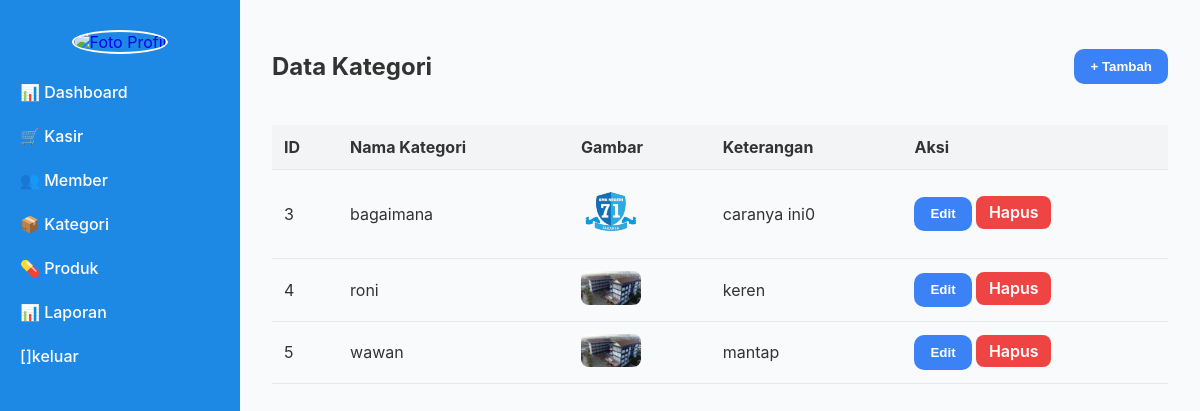
The page /super_admin/kategori.php on the database as committed earlier.
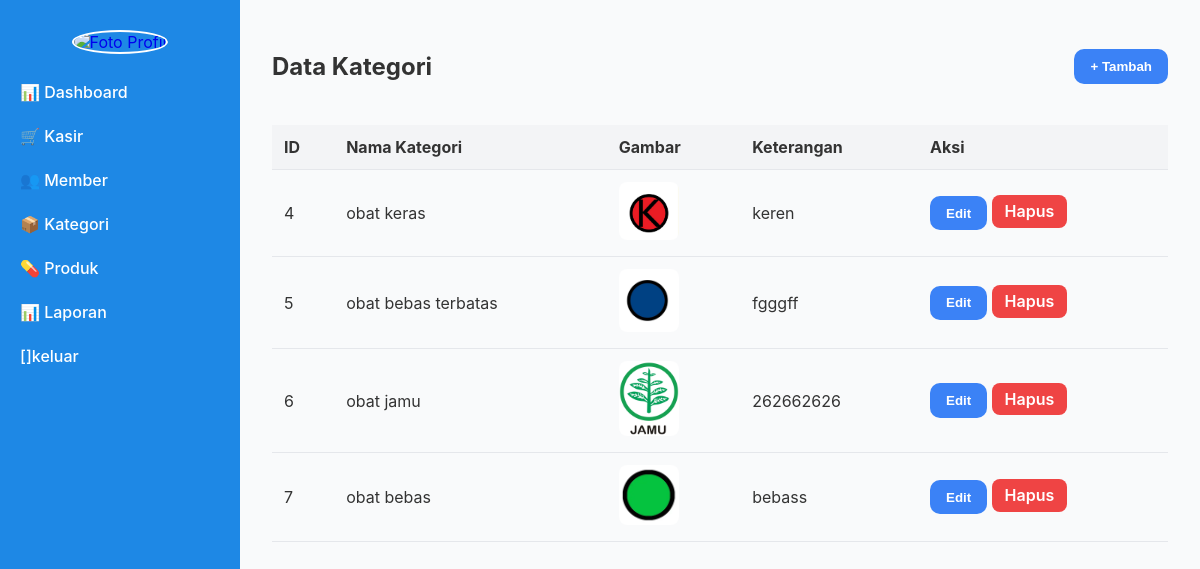
The same page on the database as committed later.
### tables this page shows
CREATE TABLE `kategori` (
  `id` int(11) NOT NULL,
  `nama_kategori` varchar(50) NOT NULL,
  `gambar` varchar(255) NOT NULL,
  `keterangan` text DEFAULT NULL
);

### super_admin/kategori.php (the view, shortened to what this page needs)
<?php
include_once 'sidebar_admin.php';
$conn = new mysqli("localhost", "root", "", "apotek1");
$result = $conn->query("SELECT * FROM kategori ORDER BY id ASC");
?>
<!DOCTYPE html>
<html lang="id">
<head>
</head>
<body>
<div class="container">
  <div class="header">
    <h2>Data Kategori</h2>
    <button class="btn-tambah" onclick="openModal()">+ Tambah</button>
  </div>
  <table>
    <thead>
      <tr>
        <th>ID</th>
        <th>Nama Kategori</th>
        <th>Gambar</th>
        <th>Keterangan</th>
        <th>Aksi</th>
      </tr>
    </thead>
    <tbody>
      <?php while($row = $result->fetch_assoc()): ?>
        <tr>
          <td><?= htmlspecialchars($row['id']) ?></td>
          <td><?= htmlspecialchars($row['nama_kategori']) ?></td>
          <td><img src="../<?= htmlspecialchars($row['gambar']) ?>" alt="Gambar" style="width:60px; border-radius: 8px;"></td>
          <td><?= htmlspecialchars($row['keterangan']) ?></td>
          <td>
            <button class="btn-tambah" onclick="editModal(
              '<?= $row['id'] ?>',
              '<?= htmlspecialchars($row['nama_kategori'], ENT_QUOTES) ?>',
              '<?= htmlspecialchars($row['keterangan'], ENT_QUOTES) ?>',
              '<?= isset($row['gambar']) ? htmlspecialchars($row['gambar'], ENT_QUOTES) : '' ?>'
            )">Edit</button>
            <a href="?hapus=<?= $row['id'] ?>" class="btn-hapus" onclick="return confirm('Yakin ingin menghapus kategori ini?')">Hapus</a>
          </td>
        </tr>
      <?php endwhile; ?>
    </tbody>
  </table>
</div>
</body>
</html>

### super_admin/sidebar_admin.php (shortened to what this page needs)
<?php
include '../config.php';
$username = $_SESSION['username'] ?? null;
$data_user = mysqli_fetch_assoc(mysqli_query($koneksi, "SELECT * FROM users WHERE username = '$username'"));
$foto_user = $data_user['gambar'] ?? 'default.jpg';
?>
<!DOCTYPE html>
<html lang="id">
<head>
</head>
<body>
    <div class="sidebar">
        <a href="profil.php" style="text-decoration: none;">
   <img src="../uploads/<?= htmlspecialchars($foto_user) ?>" alt="Foto Profil" style="
    width: 120px;
    height: 120px;
    object-fit: cover;
    border-radius: 50%;
    border: 2px solid white;
    cursor: pointer;
" />
</a>
        <ul>
            <li><a href="dashboard.php">📊 Dashboard</a></li>
            <li><a href="kasir.php">🛒 Kasir</a></li>
            <li><a href="member.php">👥 Member</a></li>
            <li><a href="kategori.php">📦 Kategori</a></li>
            <li><a href="produk.php">💊 Produk</a></li>
            <li><a href="laporan.php">📊 Laporan</a></li>
             <li><a href="../logout.php"> []keluar</a></li>
        </ul>
    </div>
</body>
</html>

### super_admin/sidebar_admin.php (style rules this page uses)
* { box-sizing: border-box; }
body { margin: 0; font-family: 'Segoe UI', sans-serif; background-color: #f1f3f5; color: #333; }
.sidebar { width: 240px; background-color: #1e88e5; height: 100vh; position: fixed; padding: 30px 0; display: flex; flex-direction: column; align-items: center; }
.sidebar ul { list-style: none; padding: 0; width: 100%; }
.sidebar ul li { width: 100%; }
.sidebar ul li a { display: block; color: white; text-decoration: none; padding: 12px 20px; font-weight: 500; transition: background-color 0.3s ease; width: 100%; }

### super_admin/kategori.php (style rules this page uses)
body { font-family: 'Inter', sans-serif; background: #f9fafb; margin: 0; display: flex; min-height: 100vh; }
.container { margin-left: 240px; padding: 2rem; flex-grow: 1; }
.header { display: flex; justify-content: space-between; align-items: center; margin-bottom: 1.5rem; }
.btn-tambah { background-color: #3b82f6; color: white; padding: 0.6rem 1rem; border: none; border-radius: 10px; font-weight: 600; cursor: pointer; text-decoration: none; }
table { width: 100%; border-collapse: collapse; }
th, td { text-align: left; padding: 0.75rem; border-bottom: 1px solid #e5e7eb; }
th { background-color: #f3f4f6; }
.btn-hapus { background-color: #ef4444; color: white; padding: 0.4rem 0.8rem; border: none; border-radius: 8px; text-decoration: none; font-weight: 600; cursor: pointer; }

Rows that differ between the two databases and show on the page:
removed kategori: id "3", nama_kategori "bagaimana", gambar (picture), keterangan "caranya ini0"
changed kategori "keren": nama_kategori "roni" → "obat keras"; gambar: a different picture
changed kategori id 5: nama_kategori "wawan" → "obat bebas terbatas"; gambar: a different picture; keterangan "mantap" → "fgggff"
added kategori: id "6", nama_kategori "obat jamu", gambar (picture), keterangan "262662626"
added kategori: id "7", nama_kategori "obat bebas", gambar (picture), keterangan "bebass"
